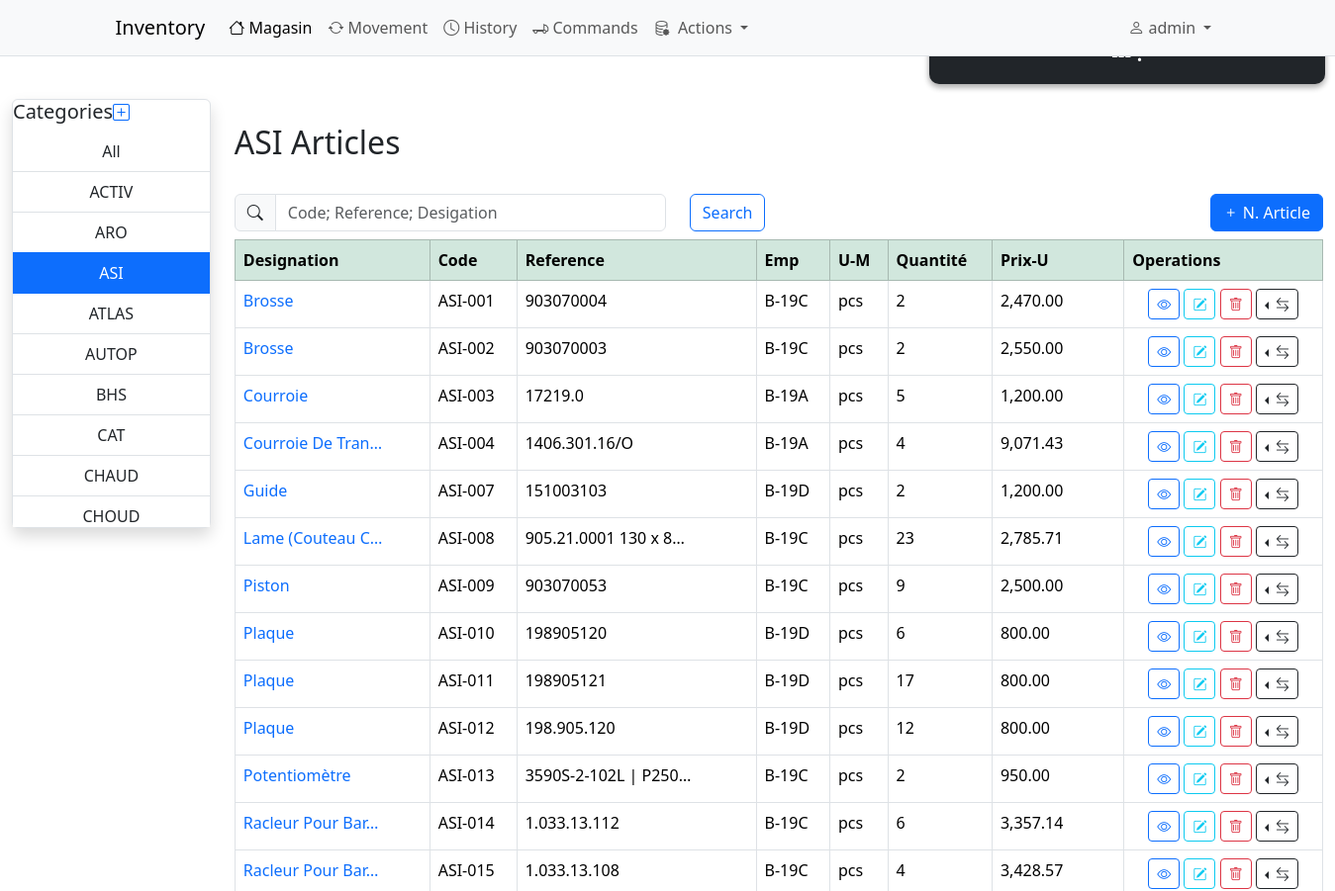
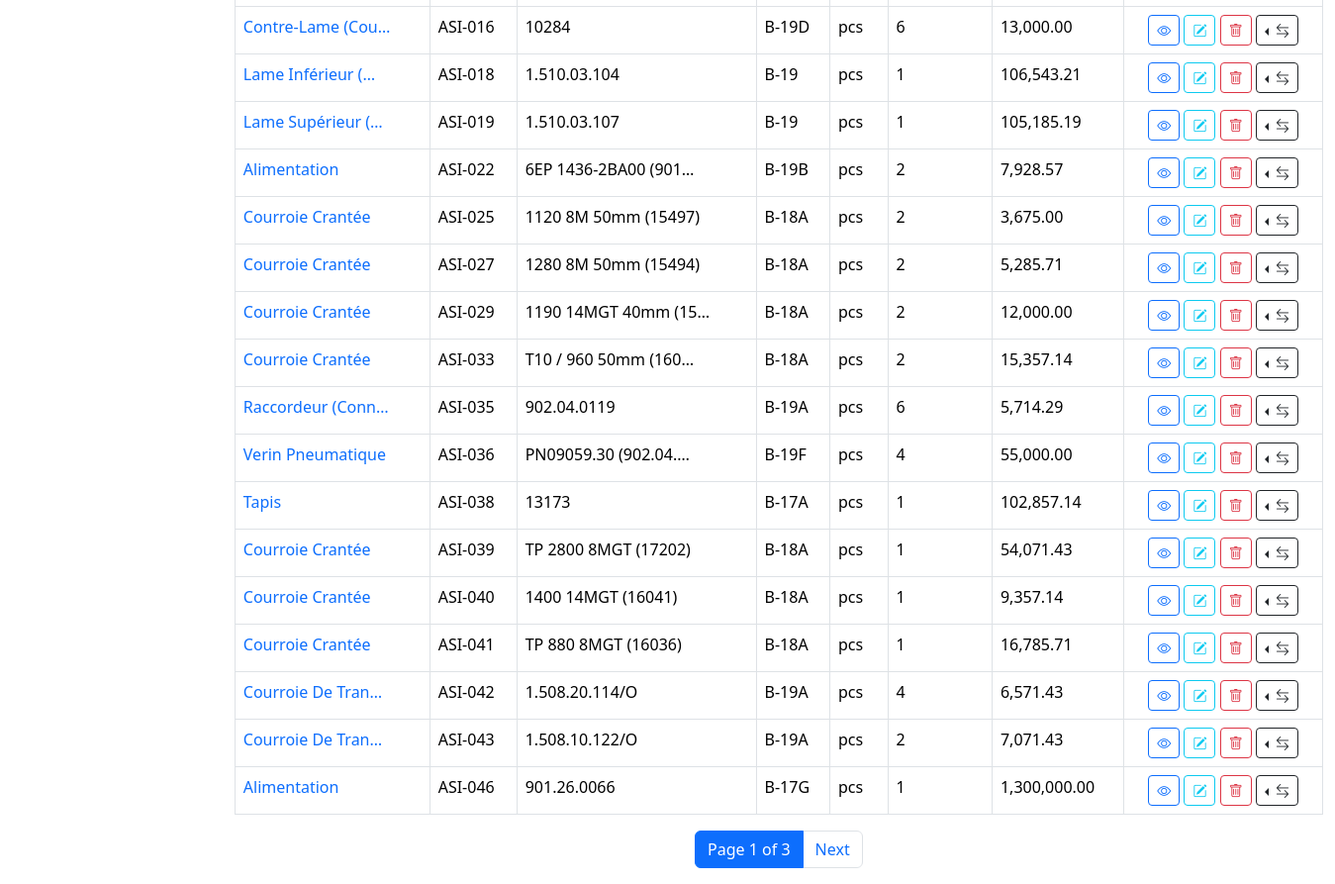
The app's page /magasin/asi/ (signed in), older data (2 pictures, top to bottom).
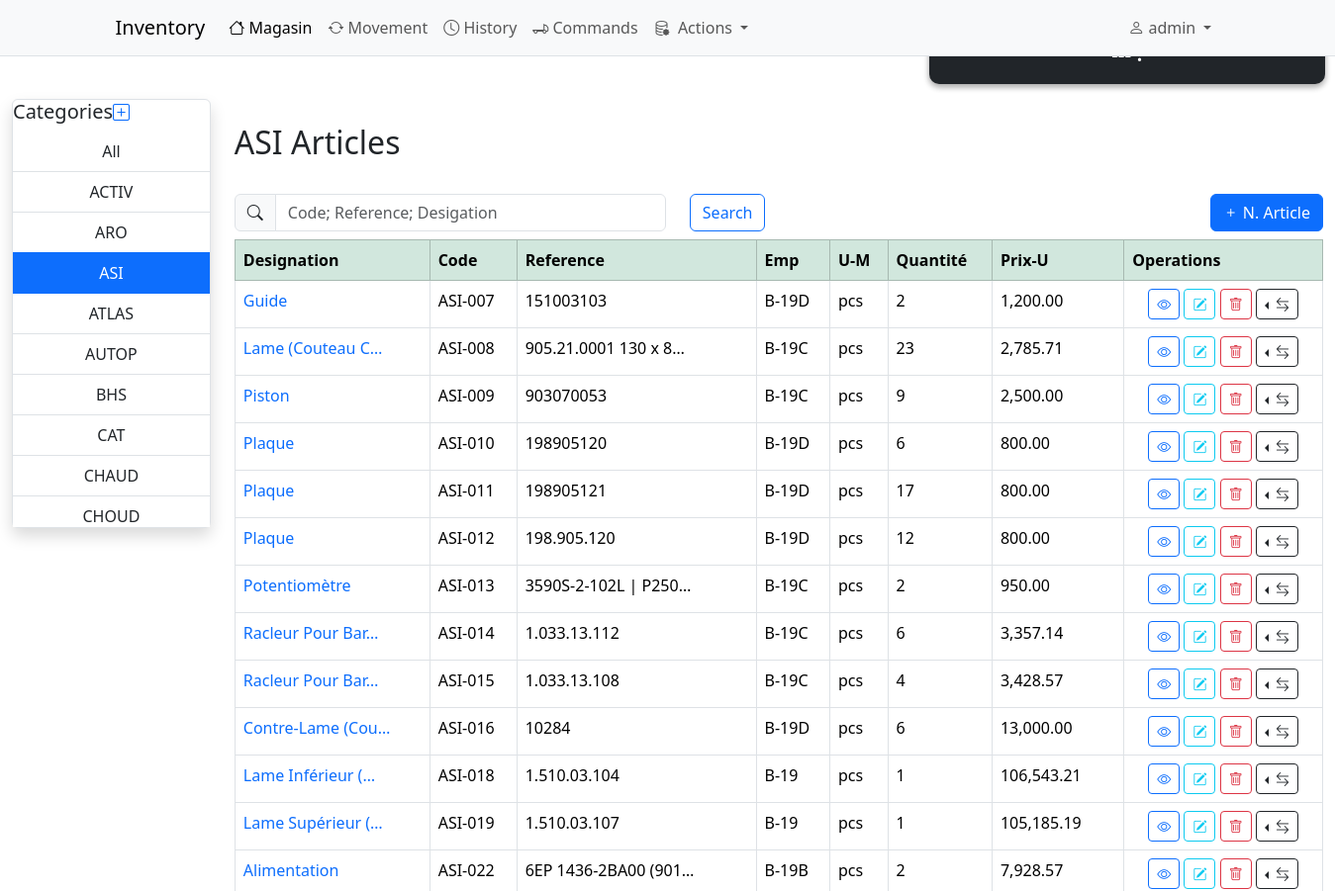
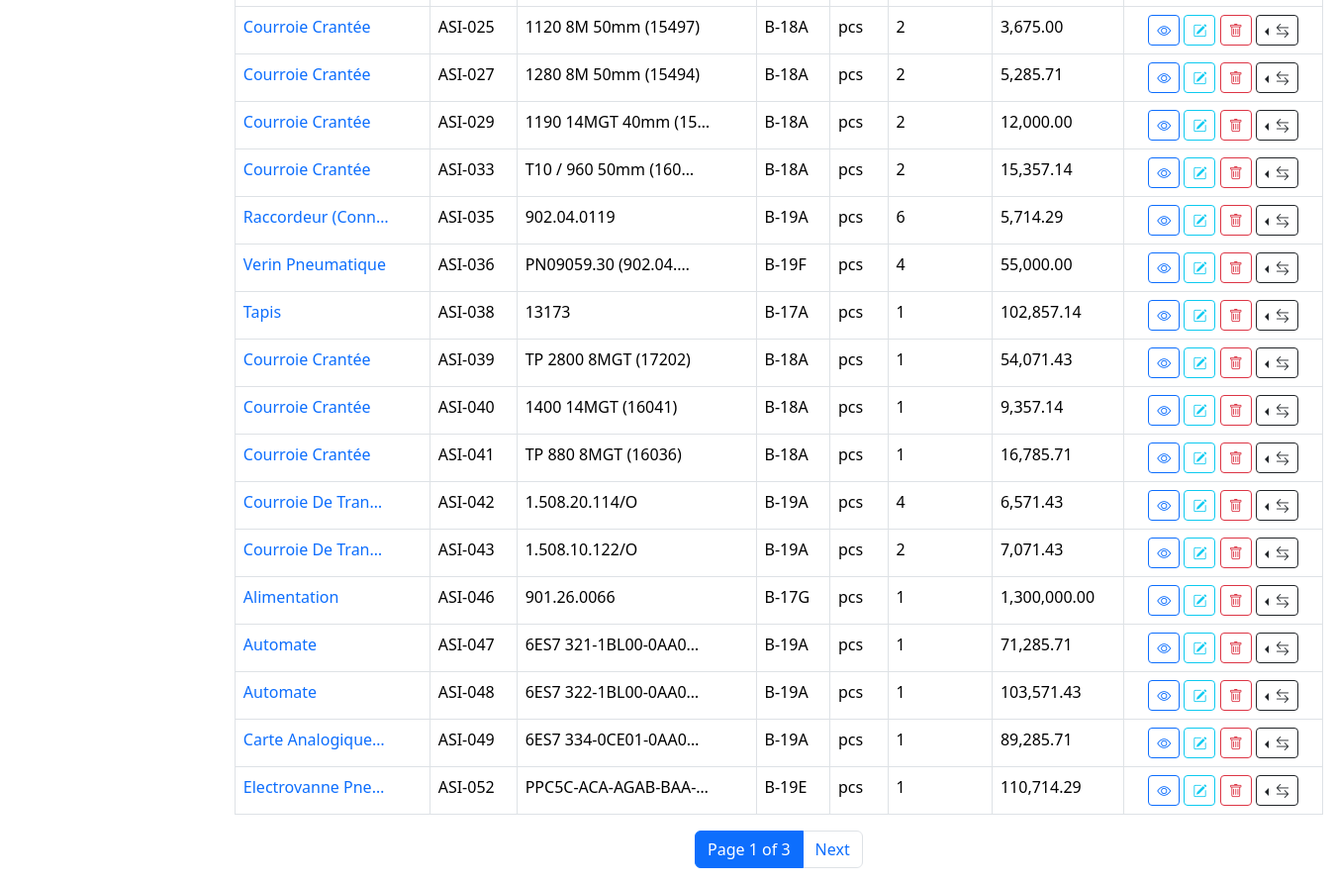
The same page, newer data (2 pictures, top to bottom).
### magasin/models.py (models this page shows, shortened)
class Category(models.Model):
    cat_id = models.AutoField(primary_key=True)
    name = models.CharField(max_length=200, db_index=True, unique=True)
    slug = models.SlugField(max_length=200, unique=True)
    class Meta:
        ordering = ('name', )
        verbose_name = 'category'
        verbose_name_plural = 'categories'
    def get_absolute_url(self):
        return reverse('magasin:article_list_by_category', args=[self.slug])

class Article(models.Model):
    category = models.ForeignKey(Category, related_name='articles', on_delete=models.CASCADE)
    art_id = models.AutoField(primary_key=True)
    slug = models.SlugField(max_length=200, db_index=True)
    designation = models.CharField(max_length=255, db_index=True, null=True)
    code = models.CharField(max_length=100, db_index=True, unique=True)
    ref = models.CharField(max_length=255, db_index=True, null=True)
    umesure = models.CharField(max_length=50, null=True)
    emp = models.CharField(max_length=50, null=True)
    qte = models.PositiveIntegerField()
    prix = models.DecimalField(decimal_places=2, max_digits=15)
    valeur = models.DecimalField(decimal_places=2, max_digits=20, null=True)
    observation = models.CharField(max_length=255, null=True, blank=True)
    class Meta:
        ordering = ('code', 'ref', 'designation')
    def get_absolute_url(self):
        return reverse('magasin:article_detail', args=[self.art_id, self.slug])

### magasin/views.py (the view)
# urls.py: path('magasin', views.article_list, name='article_list'),                                       # list of all articles
@login_required
def article_list(request, category_slug=None, stock_alarm=False, art_sans_prix=False):
    hijri = functions.hijri_()
    nbar = 'magasin'
    category = None
    categories = Category.objects.all()
    articles = Article.objects.all()
    if stock_alarm:
        articles = Article.objects.filter(qte=0)
    if art_sans_prix:
        articles = Article.objects.filter(prix=0)
    if category_slug:
        category = get_object_or_404(Category, slug=category_slug)
        articles = articles.filter(category=category)
    if request.method == 'POST':
        search_article_form = SearchArticleForm(request.POST)     # PdrSearchForm comme from forms.py file
        if search_article_form.is_valid():
            search_word = search_article_form.cleaned_data['search_word']      # retrieve the user input form
            print(search_word)
            articles = Article.objects.filter(Q(designation__icontains=search_word) | Q(code__icontains=search_word) | Q(ref__icontains=search_word)).select_related('category')
    else:
        search_article_form = SearchArticleForm()
    paginator = Paginator(articles, 30)     # instantiate the Paginator with the number of objects to display
    page = request.GET.get('page')          # indicate the current page number.
    try:
        articles = paginator.page(page)
    except PageNotAnInteger:
        articles = paginator.page(1)
    except EmptyPage:
        articles = paginator.page(paginator.num_pages)
    context = {'category': category, 'categories': categories, 'articles': articles, 'search_article_form': search_article_form,
               'page': page, 'nbar': nbar, 'hijri': hijri, 'stock_alarm': stock_alarm}
    return render(request, 'magasin/article/list.html', context)

### magasin/forms.py
class SearchArticleForm(forms.Form):
    search_word = forms.CharField(max_length=100, label=False)
    search_word.widget.attrs.update({'class': 'form-control', 'size': '35'})

### magasin/functions.py (called while the page is built)
def hijri_():
    tday = date.today()
    hijri = HijriDate(tday.year, tday.month, tday.day, gr=True)
    return hijri

### magasin/templates/magasin/article/list.html (shortened to what this page needs)
{% extends "magasin/base.html" %}
{% load widget_tweaks %}
{% load humanize %}
{% block content %}
<div class="row">
    <div class="col col-md-2">
        <div class="cat_list shadow bg-body rounded border">
            <h5 class=" text-center d-flex">
                <div class="">
                    Categories
                </div>
                <div class="">
                    <a href="#" type="button" id="addCategoryBtn" class="add_cat" >
                        <i class="bi bi-plus-square"></i>
                    </a>
                </div>
            </h5>
            <ul class="list-group list-group-flush text-center cat_list_item">
                <a href="{% url "magasin:article_list" %}"
                   {% if not category %}class="list-group-item list-group-item-action active"
                   {% else %}class="list-group-item list-group-item-action"{% endif %}>
                   All
                </a>
                {% for c in categories %}
                    <a href="{{ c.get_absolute_url }}"
                       {% if category.slug == c.slug %} class="list-group-item list-group-item-action active"
                       {% else %}class="list-group-item list-group-item-action"{% endif %}>{{ c.name }}</a>
                {% endfor %}
            </ul>
        </div>
    </div>
    <div class="col col-md-10">
        <div class="main-table" id="article_table">
            <h2 class="header_title">
                {% if category %}{{ category.name }} Articles
                {% elif stock_alarm %}Stock Egale a 0
                {% else %}Tous Les Articles{% endif %}
            </h2>
            <div class="row mb-2">
                <div class="col-sm-10">
                    <form class="row row-cols-lg-auto align-items-center" action="" method="post">
                        <div class="col-12">
                            <div class="input-group">
                                <div class="input-group-text"><i class="bi bi-search"></i></div>
                                {% render_field search_article_form.search_word class+="search_wrd" placeholder="Code; Reference; Desigation" %}
                            </div>
                        </div>
                        <div class="col-12">
                            <button type="submit" class="btn btn-outline-primary search_btn">Search</button>
                        </div>
                    </form>
                </div>
                <div class="col-sm-2">
                    {% if request.user.profile.groupe == 'admin' %}
                    <button id="addArticleBtn" type="button" class="btn btn-primary float-end"
                            data-bs-toggle="tooltip" data-bs-placement="bottom" title="Nouveaux Article">
                        <i class="bi bi-plus"></i> N. Article
                    </button>
                {% endif %}
                </div>
            </div>
            <table class="table table-bordered table-hover main_table">
                <thead class="table-success">
                    <tr>
                        <th scope="col">Designation</th>
                        <th scope="col">Code</th>
                        <th scope="col">Reference</th>
                        <th scope="col">Emp</th>
                        <th scope="col">U-M</th>
                        <th scope="col">Quantité</th>
                        <th scope="col">Prix-U</th>
                        <th scope="col">Operations</th>
                    </tr>
                </thead>
                <tbody>
                    {% for article in articles %}
                        <tr class="{% if article.qte < 1 %}table-danger{% endif %}" id="article-row-{{ article.art_id }}">
                            <td scope="row">
                                <a class="text-decoration-none" href="{{ article.get_absolute_url }}">
                                    {{ article.designation|truncatechars:17 }}
                                </a>
                            </td>
                            <td data-bs-toggle="tooltip" data-bs-placement="bottom"
                                title="OBS: {% if article.observation %}{{ article.observation }}{% else %}RAS{%endif%}">
                                {{ article.code }}
                            </td>
                            <td data-toggle="tooltip" data-placement="bottom" title="{{ artcile.ref }}">
                                {{ article.ref|truncatechars:20 }}
                            </td>
                            <td>{{ article.emp }}</td>
                            <td>{{ article.umesure }}</td>
                            <td>{{ article.qte }}</td>
                            <td>{{ article.prix|intcomma }}</td>
                            <td class="text-center">
                                {% if request.user.profile.groupe == 'admin' %}
                                <button type="button" class="readArticleBtn btn btn-sm btn-outline-primary"
                                        data-slug="{{ article.slug }}" data-art-id="{{ article.art_id }}">
                                    <i class="bi bi-eye"></i>
                                </button>
                                <button type="button" class="updateArticleBtn btn btn-sm btn-outline-info"
                                        data-slug="{{ article.slug }}" data-art-id="{{ article.art_id }}">
                                    <i class="bi bi-pencil-square"></i>
                                </button>
                                <button type="button" class="deleteArticleBtn btn btn-sm btn-outline-danger"
                                        data-slug="{{ article.slug }}" data-art-id="{{ article.art_id }}">
                                    <i class="bi bi-trash"></i>
                                </button>
                                <div class="btn-group dropstart">
                                    <button class="btn btn-outline-dark btn-sm dropdown-toggle" data-bs-toggle="dropdown"
                                        aria-expanded="false">
                                        <i class="bi bi-arrow-left-right"></i>
                                    </button>
                                </div>
                                {% else %}
                                <button type="button" id="read-article" class="bs-modal btn btn-sm btn-outline-primary"
                                        data-form-url="{% url "magasin:read_article" article.art_id article.slug %}">
                                    <i class="bi bi-eye"></i>
                                </button>
                                {% endif %}
                            </td>
                        </tr>
                    {% endfor %}
                </tbody>
            </table>
        </div>
        {% include "pagination.html" with page=articles %}
    </div>
</div>
{% endblock %}

### magasin/templates/magasin/base.html (shortened to what this page needs)
{% load static %}
<!DOCTYPE html>
<html>
    <head>
        <link rel="stylesheet" href="{% static "css/bootstrap.min.css" %}">
        <link rel="stylesheet" href="{% static "css/bootstrap-icons.min.css" %}">
        <link rel="stylesheet" href="{% static "css/main.css" %}">
    </head>
    <body>
        <nav class="navbar navbar-expand-lg mr-auto border-bottom border-body fixed-top bg-body-tertiary"
            data-bs-theme="light">
            <div class="container">
                <a class="navbar-brand" href="{% url "magasin:dashboard" %}">Inventory</a>
                <div class="collapse navbar-collapse" id="app-nav">
                    <ul class="navbar-nav me-auto">
                        {% if request.user.is_authenticated %}
                        <li class="nav-item ">
                            <a class="nav-link
                               {% if nbar == "magasin" %}active{% endif %}" href="{% url "magasin:article_list" %}">
                                <i class="bi bi-house"></i> Magasin
                            </a>
                        </li>
                        <li class="nav-item ">
                            <a class="nav-link {% if nbar == "movement" %}active{% endif %}" href="{% url "magasin:movement" %}">
                                <i class="bi bi-arrow-repeat"></i> Movement
                            </a>
                        </li>
                        <li class="nav-item ">
                            <a class="nav-link {% if nbar == "history" %}active{% endif %}" href="{% url "magasin:magasin_log" %}">
                                <i class="bi bi-clock"></i> History
                            </a>
                        </li>
                        <li class="nav-item ">
                            <a class="nav-link {% if nbar == "command" %}active{% endif %}"
                               href="{% url "magasin:manage_command" %}">
                                <i class="bi bi-truck-flatbed"></i> Commands
                            </a>
                        </li>
                        <li class="nav-item dropdown ">
                            <a class="nav-link dropdown-toggle" href="#" id="actionDropdown" role="button"
                               data-bs-toggle="dropdown" aria-expanded="false"><i class="bi bi-database-gear"></i> &nbsp;Actions
                            </a>
                        </li>
                        {% endif %}
                    </ul>
                    {% if request.user.is_authenticated %}
                    <ul class="navbar-nav ms-auto">
                        <li class="nav-item dropdown ms-auto ">
                            <a class="nav-link dropdown-toggle" href="#" id="navbarDropdown" role="button"
                               data-bs-toggle="dropdown" aria-expanded="false">
                                <i class="bi bi-person"></i>&nbsp;{{ request.user.username }}
                            </a>
                        </li>
                    </ul>
                    {% endif %}
                </div>
            </div>
        </nav>
        {% if request.user.is_authenticated %}
            <div class="hijri_date" dir="rtl">
            </div>
        {% endif %}
        <div class="container-fluid">
            {% block content %}{% endblock %}
        </div>
    </body>
</html>

### magasin/templates/pagination.html (shortened to what this page needs)
<nav aria-label="Page navigation example">
    <ul class="pagination justify-content-center">
        <li class="page-item active"><a class="page-link">Page {{ page.number }} of {{ page.paginator.num_pages }}</a></li>
        {% if page.has_next %}
            <li class="page-item"><a class="page-link" href="?page={{ page.next_page_number }}">Next</a></li>
        {% endif %}
    </ul>
</nav>

### magasin/static/css/main.css (style rules this page uses)
body { font-family: system-ui, -apple-system, BlinkMacSystemFont, 'Segoe UI', Roboto, 'Helvetica Neue', Arial, sans-serif, 'Apple Color Emoji', 'Segoe UI Emoji', 'Segoe UI Symbol' !important; }
.hijri_date { font-family: Amiri; font-weight: bold; font-size: 20px; text-align: center; background-color: #212529; color: #fff; padding: 15px; margin-bottom: 40px; border-radius: 10px; max-width: 400px; position: relative; left: 939px; top: 25px; box-shadow: rgba(0, 0, 0, 0.16) 0px 3px 6px, rgba(0, 0, 0, 0.23) 0px 3px 6px; }
.header_title { padding: 25px 0; }
.cat_list .cat_list_item { overflow-y: scroll; height: 400px; }
.add_cat { font-size: 17px; }
.main_table { font-size: 16px; }

Row changes from the older to the newer data that the page shows:
removed Article: designation "Brosse", code "ASI-001", ref "903070004", emp "B-19C", umesure "pcs", qte "2", prix "2,470.00"
removed Article: designation "Brosse", code "ASI-002", ref "903070003", emp "B-19C", umesure "pcs", qte "2", prix "2,550.00"
removed Article: designation "Courroie", code "ASI-003", ref "17219.0", emp "B-19A", umesure "pcs", qte "5", prix "1,200.00"
removed Article: designation "Courroie De Tran…", code "ASI-004", ref "1406.301.16/O", emp "B-19A", umesure "pcs", qte "4", prix "9,071.43"
now on this page (row unchanged): Article: designation "Automate", code "ASI-047", ref "6ES7 321-1BL00-0AA0…", emp "B-19A", umesure "pcs", qte "1", prix "71,285.71"
now on this page (row unchanged): Article: designation "Automate", code "ASI-048", ref "6ES7 322-1BL00-0AA0…", emp "B-19A", umesure "pcs", qte "1", prix "103,571.43"
now on this page (row unchanged): Article: designation "Carte Analogique…", code "ASI-049", ref "6ES7 334-0CE01-0AA0…", emp "B-19A", umesure "pcs", qte "1", prix "89,285.71"
now on this page (row unchanged): Article: designation "Electrovanne Pne…", code "ASI-052", ref "PPC5C-ACA-AGAB-BAA-…", emp "B-19E", umesure "pcs", qte "1", prix "110,714.29"
